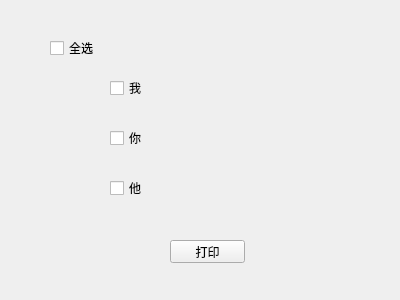
<?xml version="1.0" encoding="UTF-8"?>
<ui version="4.0">
 <class>Form</class>
 <widget class="QWidget" name="Form">
  <property name="geometry">
   <rect>
    <x>0</x>
    <y>0</y>
    <width>400</width>
    <height>300</height>
   </rect>
  </property>
  <property name="windowTitle">
   <string>Form</string>
  </property>
  <widget class="QCheckBox" name="checkBox">
   <property name="geometry">
    <rect>
     <x>50</x>
     <y>40</y>
     <width>71</width>
     <height>16</height>
    </rect>
   </property>
   <property name="text">
    <string>全选</string>
   </property>
  </widget>
  <widget class="QCheckBox" name="checkBox_2">
   <property name="geometry">
    <rect>
     <x>110</x>
     <y>80</y>
     <width>71</width>
     <height>16</height>
    </rect>
   </property>
   <property name="text">
    <string>我</string>
   </property>
  </widget>
  <widget class="QCheckBox" name="checkBox_3">
   <property name="geometry">
    <rect>
     <x>110</x>
     <y>130</y>
     <width>71</width>
     <height>16</height>
    </rect>
   </property>
   <property name="text">
    <string>你</string>
   </property>
  </widget>
  <widget class="QCheckBox" name="checkBox_4">
   <property name="geometry">
    <rect>
     <x>110</x>
     <y>180</y>
     <width>71</width>
     <height>16</height>
    </rect>
   </property>
   <property name="text">
    <string>他</string>
   </property>
  </widget>
  <widget class="QPushButton" name="pushButton">
   <property name="geometry">
    <rect>
     <x>170</x>
     <y>240</y>
     <width>75</width>
     <height>23</height>
    </rect>
   </property>
   <property name="text">
    <string>打印</string>
   </property>
  </widget>
 </widget>
 <resources/>
 <connections/>
</ui>
